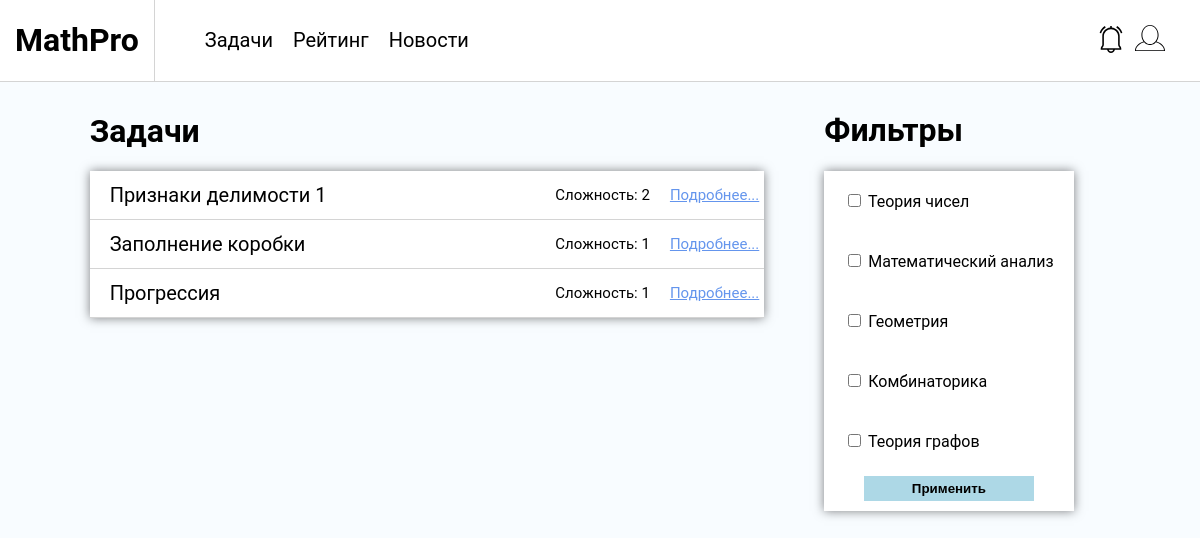
Page / (signed in) on the committed database.
### problems/models.py (models this page shows, shortened)
class Problem(models.Model):
    title = models.CharField(max_length=128, default="")
    text = models.TextField()
    categories = models.ManyToManyField(Category, related_name="problems")
    complexity = models.IntegerField(default=1)
    answer = models.CharField(max_length=128, default="0")
    symbols = models.CharField(max_length=128, default="", blank=True)

class Category(models.Model):
    title = models.CharField(max_length=64)

### problems/views.py (the view)
# urls.py: path('', problems_view),
def problems_view(request):
    problems = Problem.objects.all().annotate(Count('categories'))
    categories = Category.objects.all()
    if request.method == "POST":
        checked_categories = list(map(int, request.POST.getlist('categories')))
        if len(checked_categories):
            problems = problems.filter(categories__pk__in=checked_categories)
    return render(request, "problems/index.html",
                  context={'problems': problems,
                           'categories': categories
                           })

### problems/templates/problems/index.html (shortened to what this page needs)
{% extends "base.html" %}
{% load static %}
{% block styles %}
    <link rel="stylesheet" href="{% static "problems/css/index.css" %}">
{% endblock %}
{% block problems %}
    <div class="problems-info">
        <div class="problems-container">
            <h1 class="problems-page-title">Задачи</h1>
            <div class="problems-list">
                {% include "problems/problems_list.html" %}
            </div>
        </div>
        <div class="filters-container">
            <h1 class="problems-filter-title">Фильтры</h1>
            <form method="post" class="filters" action="">
                {% for category in categories %}
                    <div class="category">
                        <input type="checkbox" class="category-checkbox" id={{ category.pk }} name="categories"
                               value={{ category.pk }}>
                        <label for=name="categories">{{ category.title }}</label>
                    </div>
                {% endfor %}
                <button class="submit-button" type="submit">Применить</button>
            </form>
        </div>
    </div>
{% endblock %}

### templates/base.html (shortened to what this page needs)
{% load static %}
<!DOCTYPE html>
<html lang="en">
<head>
    <link rel="stylesheet" href="{% static "problems/css/base.css" %}">
    {% block styles %}{% endblock %}
</head>
<body>
<header>
    <div class="logo-wrap">
        <h1 class="logo"><a class="logo-ref" href="{% url "problems" %}">MathPro</a></h1>
    </div>
    <nav class="nav-bar">
        <a class="nav-button" href="{% url "problems" %}">Задачи</a>
        <a class="nav-button" href="">Рейтинг</a>
        <a class="nav-button" href="#">Новости</a>
    </nav>
    {% if user.is_authenticated %}
        <div class="profile-bar">
            <a href="#" class="notifications">
                <img src="{% static "problems/img/notification-bell.svg" %}" alt="notifications" height="27" width="30">
            </a>
            <a href="{% url "profile" %}" class="profile">
                <img src="{% static "problems/img/profile-avatar.svg" %}" alt="profile" height="30" width="30">
            </a>
        </div>
    {% endif %}
</header>
<div class="content">
    {% block problems %}{% endblock %}
</div>
</body>
</html>

### problems/templates/problems/problems_list.html
{% for problem in problems %}
    <div class="problem-description">
        <a class="problem-title" href="{% url "problem-details" problem.pk %}">{{ problem.title }}</a>
        <p class="complexity">Сложность: {{ problem.complexity }}</p>
        <a href="{% url "problem-details" problem.pk %}" class="details-button">Подробнее...</a>
    </div>
{% endfor %}

### problems/static/problems/css/base.css (style rules this page uses)
body { font-family: 'Roboto', sans-serif; background-color: #f8fcff; }
header { display: flex; align-items: center; text-align: justify; justify-content: space-between; border-bottom: 1px solid #D4D4D4; margin-top: -8px; margin-right: -8px; margin-left: -8px; background-color: white; }
.logo-wrap { display: flex; flex-grow: 0; height: 100%; margin-right: 50px; border-right: 1px solid #D4D4D4; }
.logo-ref { text-decoration: none; color: black; }
.logo { padding-right: 15px; padding-left: 15px; }
.nav-bar { display: flex; flex-grow: 1; align-items: center; font-size: 20px; }
.nav-button { margin-right: 20px; text-decoration: none; color: #000; }
.notifications, .profile { border: none; cursor: pointer; margin-right: 5px; background-color: white; text-decoration: none; }
.profile-bar { flex-grow: 0; height: 100%; padding-right: 30px; }

### problems/static/problems/css/index.css (style rules this page uses)
.problems-info { display: flex; justify-content: flex-start; }
.problems-container { display: flex; flex-direction: column; flex-grow: 1; }
.problems-list { display: flex; flex-direction: column; background-color: white; margin-right: 60px; margin-left: 10%; box-shadow: 0 0 10px rgba(0,0,0,0.5); }
.problems-page-title { margin-top: 30px; margin-left: 10%; }
.problem-description { display: flex; justify-content: flex-start; align-items: center; border-bottom: 1px solid #D4D4D4; }
.problem-title { display: flex; flex-grow: 1; margin-right: 5px; padding-left: 20px; text-decoration: none; color: black; font-size: 20px; }
.complexity { margin-right: 20px; font-size: 15px; }
.details-button { margin-right: 5px; background-color: white; border: none; cursor: pointer; font-size: 15px; color: cornflowerblue; }
.filters-container { margin-top: 8px; display: flex; flex-direction: column; flex-grow: 0; margin-right: 10%; }
.problems-filter-title { padding-right: 30px; }
.filters { background-color: white; box-shadow: 0 0 10px rgba(0,0,0,0.5); display: flex; flex-direction: column; }
.category { padding: 20px; }
.submit-button { padding: 5px; margin: 5px 40px 10px 40px; font-weight: bold; border: none; background-color: lightblue; cursor: pointer; }

### rows in the picture
Problem: title "Признаки делимости 1", complexity "2"
Problem: title "Заполнение коробки", complexity "1"
Problem: title "Прогрессия", complexity "1"
Category: title "Теория чисел"
Category: title "Математический анализ"
Category: title "Геометрия"
Category: title "Комбинаторика"
Category: title "Теория графов"
